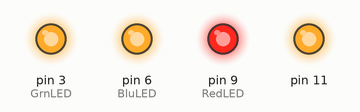
A sketch run on a simulated Arduino Uno, built with avr-gcc and run on an emulated ATmega328P. On the bench: output pins drawn as LEDs (lit = HIGH).

Above: at 0.05 s.
At 1.95 s:
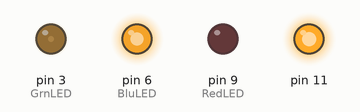
Timing chart, 0 to 3.0 s (numbered marks = the images above):
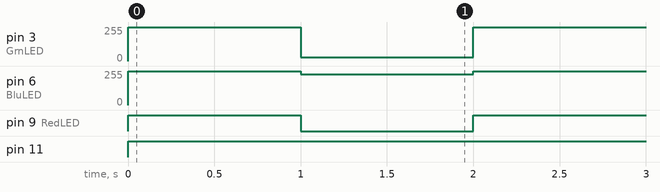

Measured:
- by itself, pin 3 (GrnLED): alternates 255/255 for 1.0 s and 30/255 for 1.0 s
- by itself, pin 6 (BluLED): alternates 255/255 for 1.0 s and 230/255 for 1.0 s
- by itself, pin 9 (RedLED): alternates HIGH for 1.0 s and LOW for 1.0 s
- by itself, pin 11: LOW → HIGH at 0.00 s

The sketch:

RGB.ino
```cpp
// Full Color LED fader
// Written by Dain Unicorn based on code by EgoPlast
// Edited by Mihir

int RedLED = 9;
int BluLED = 6;
int GrnLED = 3;
int  RedFade;
int  BluFade;
int  GrnFade;

void setup () {
 pinMode (11, OUTPUT);
 pinMode (RedLED, OUTPUT);
 pinMode (BluLED, OUTPUT);
 pinMode (GrnLED, OUTPUT);
 }

 void loop () {
  digitalWrite(11,HIGH); // Enable the circuit
  analogWrite(RedLED, 255); //Turns off the RED Element
  analogWrite(GrnLED, 255); //Turns off the GREEN Element
  analogWrite(BluLED, 255); //Turns off the BLUE Element
 delay(1000);

// Red Element fade
/*
  for(int fadeValue = 255 ; fadeValue >= 100; fadeValue -=5) {
    analogWrite(RedLED, fadeValue);
    delay(20);
  }
  for(int fadeValue = 100 ; fadeValue <= 255; fadeValue +=5) {
    analogWrite(RedLED, fadeValue);
    delay(20);
  }

// Green Element Fade

  for(int fadeValue = 255 ; fadeValue >= 100; fadeValue -=5) {
    analogWrite(GrnLED, fadeValue);
    delay(20);
  }
  for(int fadeValue = 100 ; fadeValue <= 255; fadeValue +=5) {
    analogWrite(GrnLED, fadeValue);
    delay(20);
  }

// Blue Element Fade

  for(int fadeValue = 255 ; fadeValue >= 100; fadeValue -=5) {
    analogWrite(BluLED, fadeValue);
    delay(20);
  }
  for(int fadeValue = 100 ; fadeValue <= 255; fadeValue +=5) {
    analogWrite(BluLED, fadeValue);
    delay(20);
  }

// Red+Green Elements Fade

  for(int fadeValue = 255 ; fadeValue >= 100; fadeValue -=5) {
    analogWrite(RedLED, fadeValue);
    analogWrite(GrnLED, fadeValue);
    delay(20);
  }
  for(int fadeValue = 100 ; fadeValue <= 255; fadeValue +=5) {
    analogWrite(RedLED, fadeValue);
    analogWrite(GrnLED, fadeValue);
    delay(20);
  }

// Green+Blue Elements Fade

  for(int fadeValue = 255 ; fadeValue >= 100; fadeValue -=5) {
    analogWrite(GrnLED, fadeValue);
    analogWrite(BluLED, fadeValue);
    delay(20);
  }
  for(int fadeValue = 100 ; fadeValue <= 255; fadeValue +=5) {
    analogWrite(GrnLED, fadeValue);
    analogWrite(BluLED, fadeValue);
    delay(20);
  }

// Blue+Red Elements Fade

  for(int fadeValue = 255 ; fadeValue >= 100; fadeValue -=5) {
    analogWrite(RedLED, fadeValue);
    analogWrite(BluLED, fadeValue);
    delay(20);
  }
  for(int fadeValue = 100 ; fadeValue <= 255; fadeValue +=5) {
    analogWrite(RedLED, fadeValue);
    analogWrite(BluLED, fadeValue);
    delay(20);
  }


// All Elements Fade

  for(int fadeValue = 255 ; fadeValue >= 100; fadeValue -=5) {
    analogWrite(RedLED, fadeValue);
    analogWrite(GrnLED, fadeValue);
    analogWrite(BluLED, fadeValue);
    delay(20);
  }
  for(int fadeValue =100 ; fadeValue <= 255; fadeValue +=5) {
    analogWrite(RedLED, fadeValue);
    analogWrite(GrnLED, fadeValue);
    analogWrite(BluLED, fadeValue);
    delay(20);
  }
  */
  analogWrite(RedLED,0);
  analogWrite(GrnLED,30);
  analogWrite(BluLED,230);
  delay(1000);

 }
```
